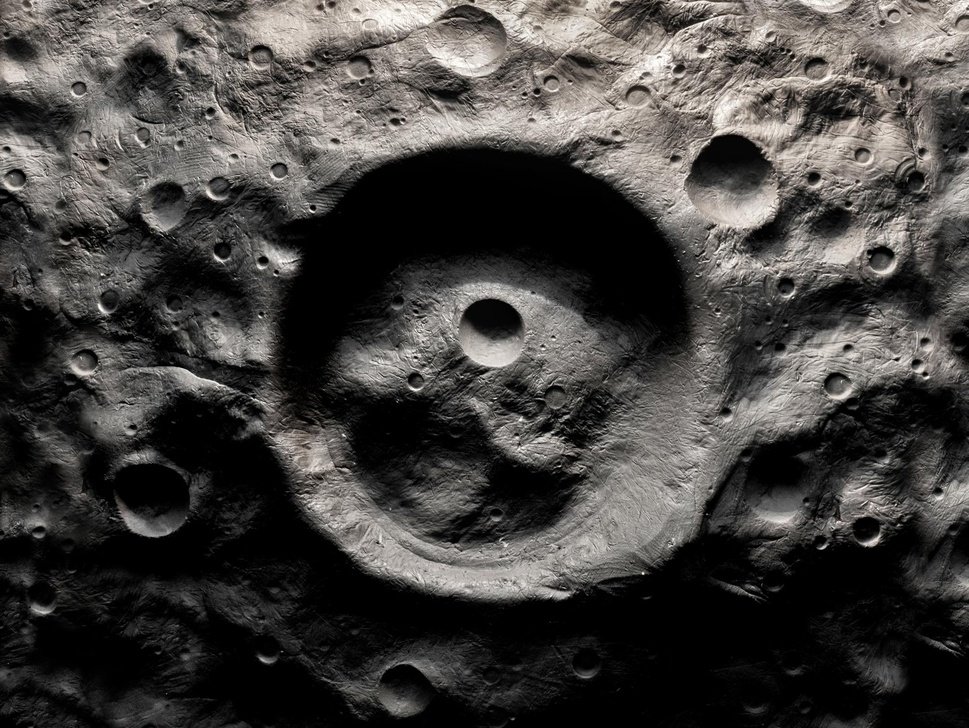
#> input picture New folder/4kRZZJLHS--LeoPFdL5dU4sAsiXjqm0YHTusvLRVRSiP2QwsG7qTAGPSwxglQVUoI0pkYorW5Ed_nGbPiyjhCfc2azqc29LxRskANl_jwkM.jpg, 969 x 728 px, shrunk from 1998 x 1500 before the run
$ python -i processing.py   (imports and definitions only)
#> lines starting #> are read from the running program, lines starting #| are printed output that depends on the picture; after the words box and inside, x2 and y2 are one past the last pixel; in counts of white or black regions, pixels touching at a corner belong together
import cv2
import os
import time

def process_image(image_path):

    img = cv2.imread(image_path)
#> img is the input picture: shape (728, 969, 3); mean B, G, R 63.3, 65.6, 67.8
    gray = cv2.cvtColor(img, cv2.COLOR_BGR2GRAY)
    blur = cv2.GaussianBlur(gray, (5, 5), 0)
    edges = cv2.Canny(blur, 50, 150)
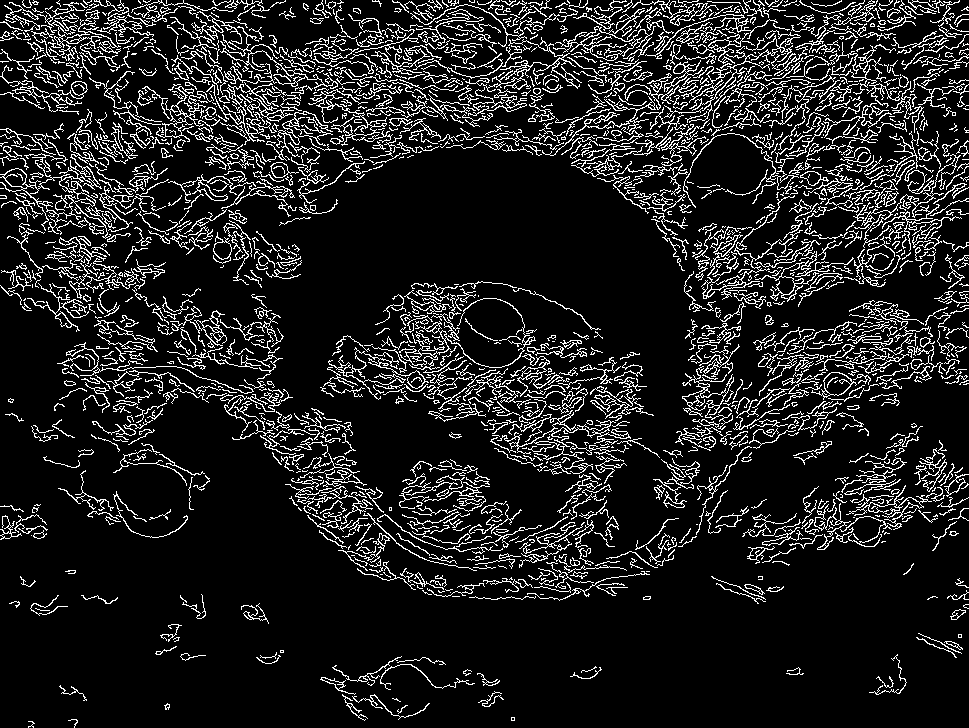
#> edges: shape (728, 969); 12.5% white in thin lines or dots

    _, thresh = cv2.threshold(gray, 127, 255, cv2.THRESH_BINARY)
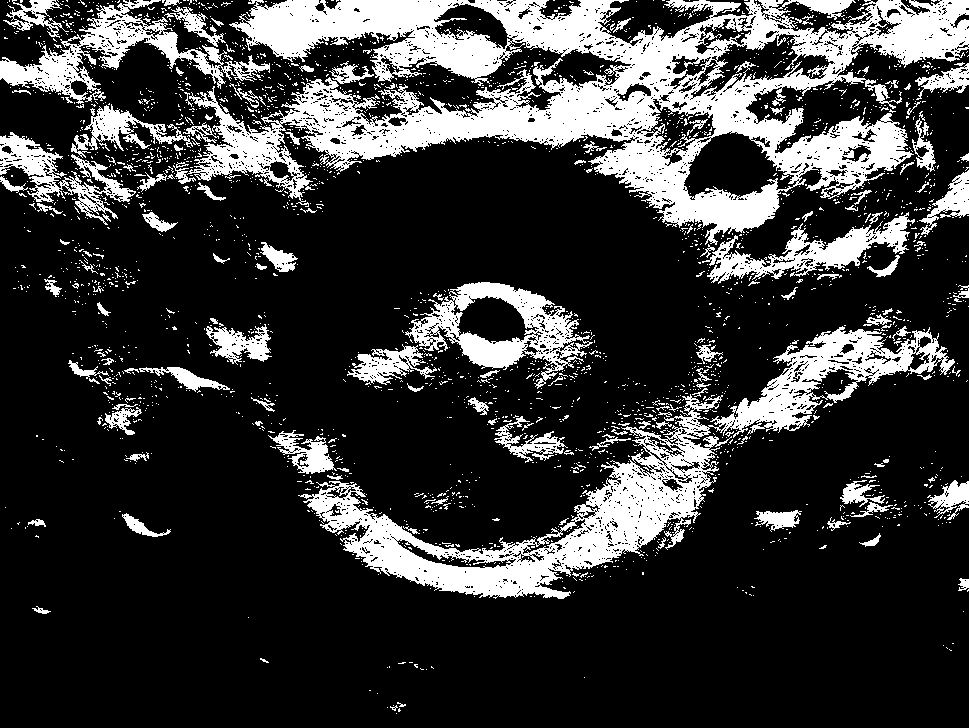
#> thresh: shape (728, 969); 21.8% white; 2559 white regions (2409 under 20 px)

    contours_img = img.copy()
    contours, _ = cv2.findContours(thresh, cv2.RETR_EXTERNAL, cv2.CHAIN_APPROX_SIMPLE)
#> contours = 2419 contours, 2341 with area under 20; largest, box (x1, y1, x2, y2) and area: (183, 0, 969, 245) 88072, (298, 326, 955, 599) 33367, (405, 282, 593, 389) 9488, (0, 0, 270, 104) 7041, (702, 212, 915, 284) 4426
    cv2.drawContours(contours_img, contours, -1, (0, 255, 0), 1)
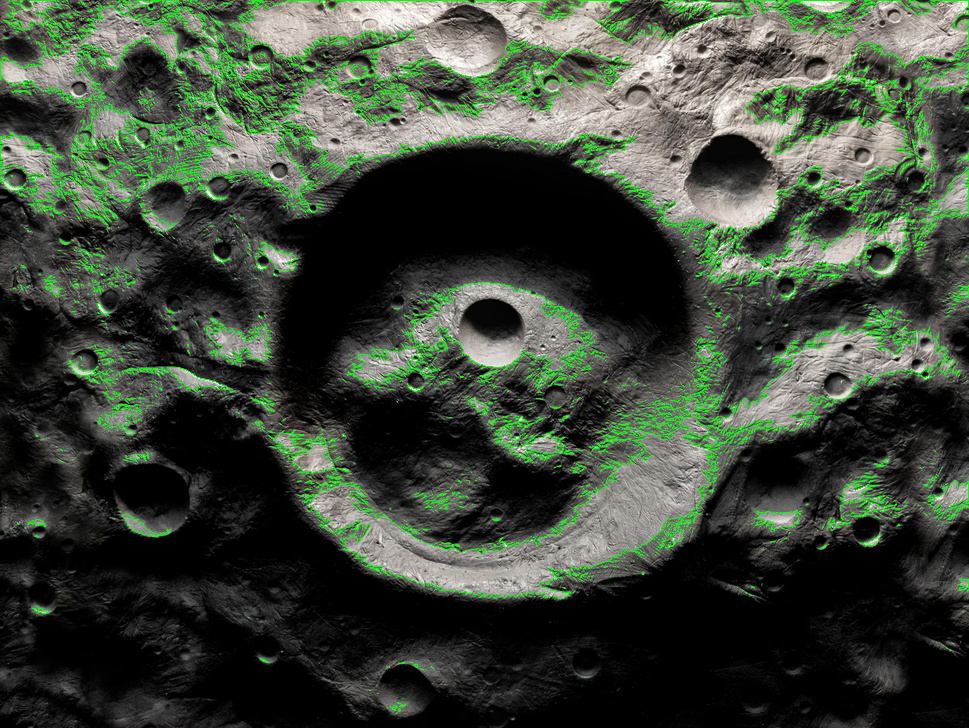
#> contours_img: shape (728, 969, 3); 4.77% of pixels changed, all inside (x1, y1, x2, y2) = (0, 0, 969, 714)

    crater_img = img.copy()
    circles = cv2.HoughCircles(
        blur,
        cv2.HOUGH_GRADIENT,
        dp=1.2,
        minDist=50,
        param1=50,
        param2=30,
        minRadius=10,
        maxRadius=100
    )
#> circles = 202 rows, first 8: [178.2, 137.4, 99.28], [779.4, 178.2, 99.28], [743.4, 129, 99.28], [187.8, 209.4, 99.28], [581.4, 471, 97.96], [396.6, 448.2, 96.64], [161.4, 274.2, 99.28], [856.2, 131.4, 95.32]

    crater_count = 0
    confidence = 0

    if circles is not None:
        circles = circles[0]
        crater_count = len(circles)
#> crater_count = 202

        for (x, y, r) in circles:
            cv2.circle(crater_img, (int(x), int(y)), int(r), (0, 0, 255), 2)
#> this loop made 202 passes
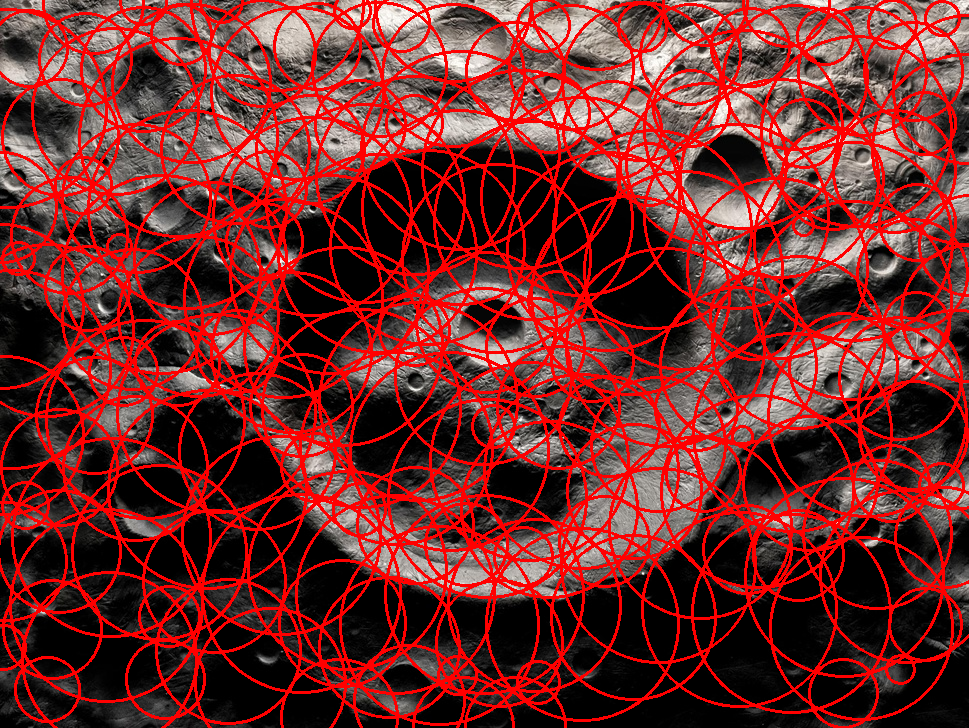
#> crater_img: shape (728, 969, 3); mean B, G, R 42.6, 44.2, 117.1

        confidence = min(95, 50 + crater_count * 5)
#> confidence = 95
    else:
        confidence = 40

    timestamp = str(int(time.time()))
    outputs = {}

    def save(image, name):
        filename = f"{name}_{timestamp}.png"
        path = os.path.join("static/outputs", filename)
        cv2.imwrite(path, image)
        return path

    outputs["gray"] = save(gray, "gray")
    outputs["blur"] = save(blur, "blur")
    outputs["edges"] = save(edges, "edges")
    outputs["thresh"] = save(thresh, "threshold")
    outputs["contours"] = save(contours_img, "contours")
    outputs["crater"] = save(crater_img, "crater")

    return outputs, crater_count, confidence

>>> result = process_image('New folder/4kRZZJLHS--LeoPFdL5dU4sAsiXjqm0YHTusvLRVRSiP2QwsG7qTAGPSwxglQVUoI0pkYorW5Ed_nGbPiyjhCfc2azqc29LxRskANl_jwkM.jpg')
